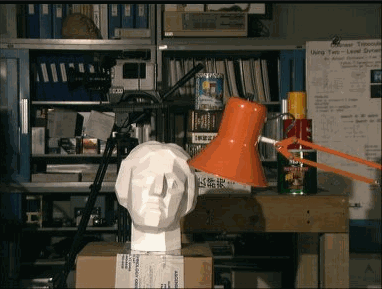
#> input picture materials/l1.png, 382 x 289 px, found by its file name
$ python dp.py
#> lines starting #> are read from the running program, lines starting #| are printed output that depends on the picture
# dynamic programming adds a soothness constrain , therefore it increases accuracy
# the idea is to treat each horizontal scanline of the left and right images as a sequence and find the optimal path that aligns them
import numpy as np
import cv2
def disparityDP(L, R, window_size=5, max_disparity=64, smoothness_penalty=1, occlusion_penalty=2):
    # D[0][0]=0
    height, width = L.shape
    disparity_map = np.zeros((height, width), dtype=np.uint8)
    for y in range(height):
        #cost matrix for row columns: pixel position (x), rows = possible disparity values (d).
        D = np.zeros((width, max_disparity))
        # start with an occulsion penalty for the first pixel in the row
        for x in range(width):
            D[x][0] = x * occlusion_penalty
        for d in range(max_disparity):
            D[0][d] = d * occlusion_penalty
        for x in range(1, width):
            for d in range(max_disparity):
                # calculating data cost calculating the diff bet the 2 pixels
                if x - d >= 0:
                    match_cost = abs(int(L[y, x]) - int(R[y, x - d]))
                else:
                    match_cost = 255 # Forbidden

                # Transitions from previous pixel (x-1)
                # Option 1: Stay at same disparity
                c1 = D[x-1, d]

                # Option 2: Transition from d-1 (Smoothness penalty)
                c2 = D[x-1, d-1] + smoothness_penalty if d > 0 else float('inf')

                # Option 3: Transition from d+1 (Smoothness penalty)
                c3 = D[x-1, d+1] + smoothness_penalty if d < max_disparity-1 else float('inf')

                # 3. Store result
                D[x, d] = match_cost + min(c1, c2, c3)

        # find the index of the lowest acc cost
        current_d = np.argmin(D[width - 1, :])

        for x in range(width - 1, -1, -1):
            disparity_map[y, x] = current_d

            # Decide which d to use for the next (previous) pixel x-1
            if x > 0:
                # Look at the three possible parents in the previous column
                prev_costs = [
                    D[x-1, current_d], # c1: stay
                    D[x-1, current_d-1] if current_d > 0 else float('inf'), # c2: up
                    D[x-1, current_d+1] if current_d < max_disparity-1 else float('inf') # c3: down
                ]
                # Update current_d based on which parent was the minimum
                best_parent_idx = np.argmin(prev_costs)
                if best_parent_idx == 1:
                    current_d -= 1
                elif best_parent_idx == 2:
                    current_d += 1
    return disparity_map

if __name__ == "__main__":
    L = cv2.imread(r'materials\l1.png', cv2.IMREAD_GRAYSCALE)
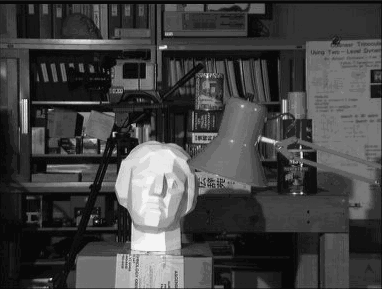
#> L: shape (289, 382); min 8, max 244, mean 67.1
    R = cv2.imread(r'materials\r1.png', cv2.IMREAD_GRAYSCALE)
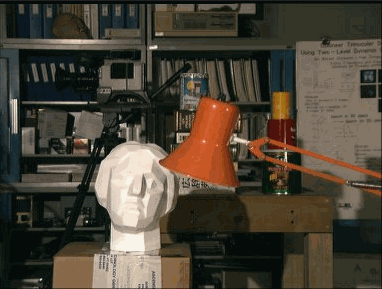
#> input picture materials/r1.png, 382 x 289 px, found by its file name
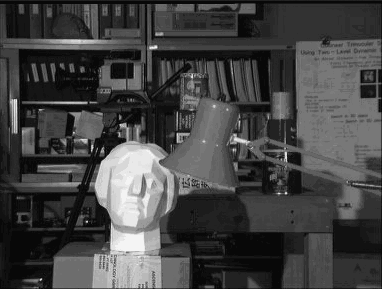
#> R: shape (289, 382); min 8, max 244, mean 67.8
    disparity_map = disparityDP(L, R, window_size=5, max_disparity=64, smoothness_penalty=5, occlusion_penalty=2)
#> after the loop in disparityDP, `for y in range(height):`:
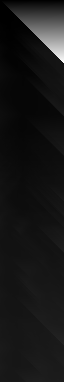
#> D: shape (382, 64) float64; min 0, max 15936, mean 1411.4; drawn with min black and max white
#> after the loop in disparityDP, `for y in range(height):`:
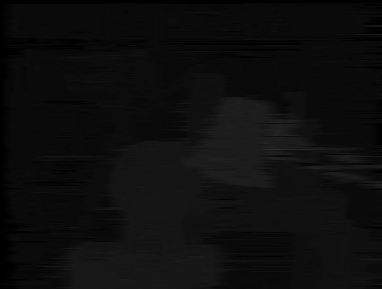
#> disparity_map: shape (289, 382); min 0, max 45, mean 13
    vis_map = cv2.normalize(disparity_map, None, 0, 255, cv2.NORM_MINMAX)
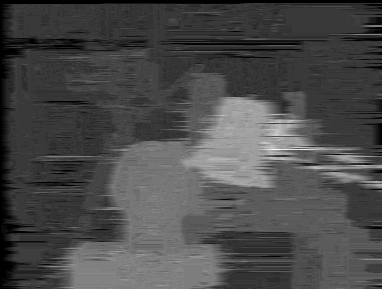
#> vis_map: shape (289, 382); min 0, max 255, mean 74
    color_map = cv2.applyColorMap(vis_map, cv2.COLORMAP_JET)
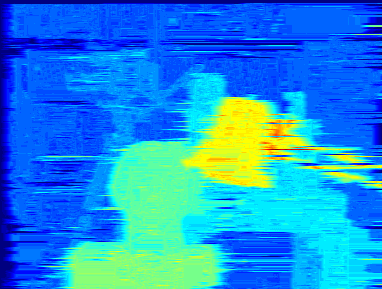
#> color_map: shape (289, 382, 3); mean B, G, R 220.3, 142.7, 29.3

    # Save the results
    cv2.imwrite('disparity_dp_gray.png', vis_map)
    cv2.imwrite('disparity_dp_color.png', color_map)

    print("Success! Saved 'disparity_dp_gray.png' and 'disparity_dp_color.png'.")
